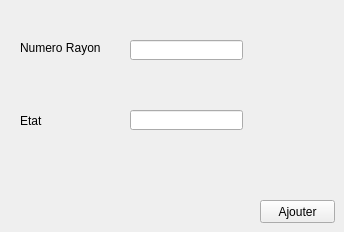
          <widget class="QWidget" name="tab_36">
           <attribute name="title">
            <string>Ajouter une étagère</string>
           </attribute>
           <widget class="QLabel" name="label_69">
            <property name="geometry">
             <rect>
              <x>20</x>
              <y>40</y>
              <width>91</width>
              <height>16</height>
             </rect>
            </property>
            <property name="text">
             <string>Numero Rayon</string>
            </property>
           </widget>
           <widget class="QLineEdit" name="lineEdit_id_9">
            <property name="geometry">
             <rect>
              <x>130</x>
              <y>40</y>
              <width>113</width>
              <height>20</height>
             </rect>
            </property>
           </widget>
           <widget class="QLineEdit" name="lineEdit_etat">
            <property name="geometry">
             <rect>
              <x>130</x>
              <y>110</y>
              <width>113</width>
              <height>20</height>
             </rect>
            </property>
           </widget>
           <widget class="QLabel" name="label_71">
            <property name="geometry">
             <rect>
              <x>20</x>
              <y>113</y>
              <width>61</width>
              <height>16</height>
             </rect>
            </property>
            <property name="text">
             <string>Etat</string>
            </property>
           </widget>
           <widget class="QPushButton" name="pb_ajouter_4">
            <property name="geometry">
             <rect>
              <x>260</x>
              <y>200</y>
              <width>75</width>
              <height>23</height>
             </rect>
            </property>
            <property name="text">
             <string>Ajouter</string>
            </property>
           </widget>
          </widget>
